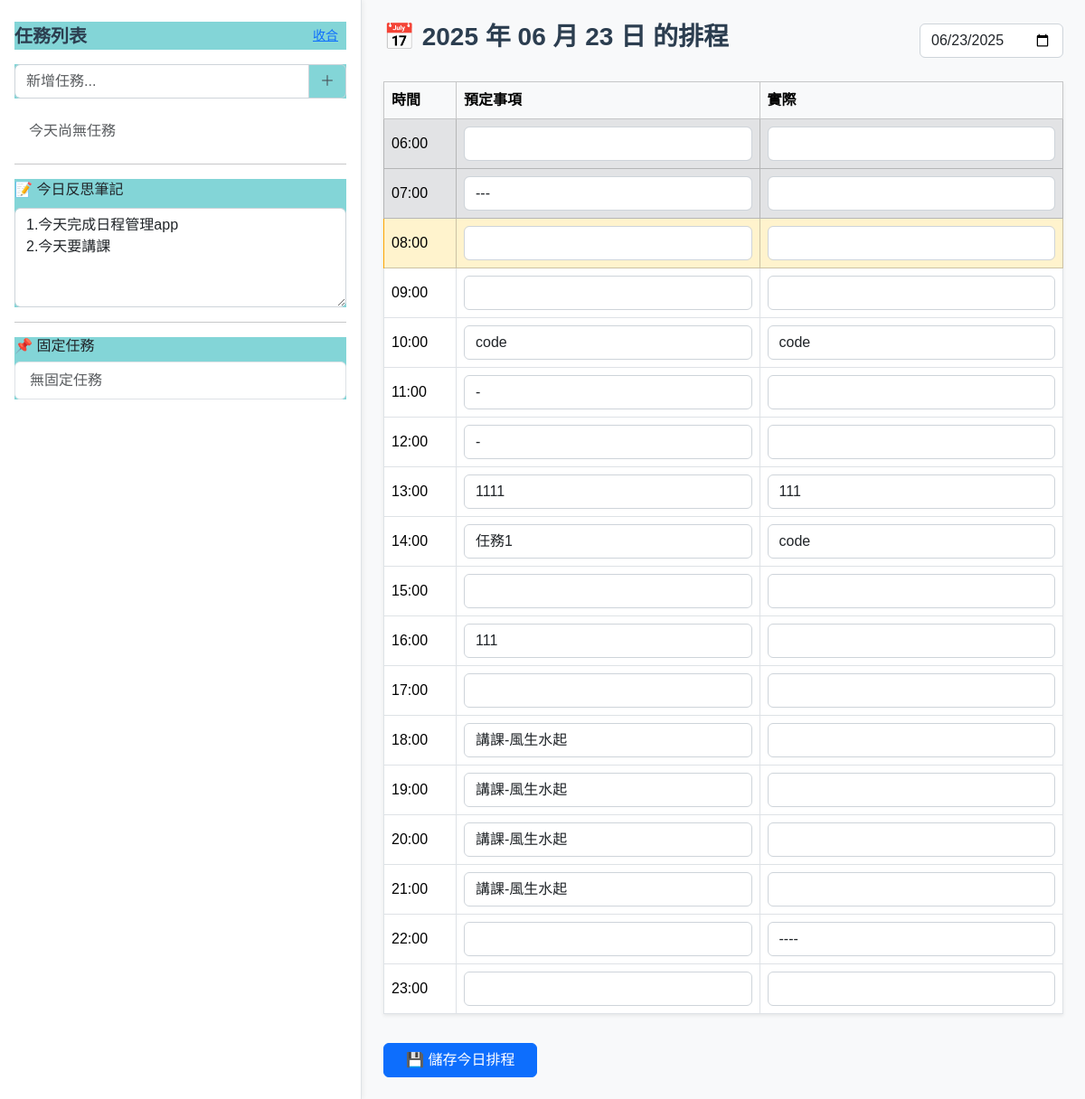
Before: / with the older database file.
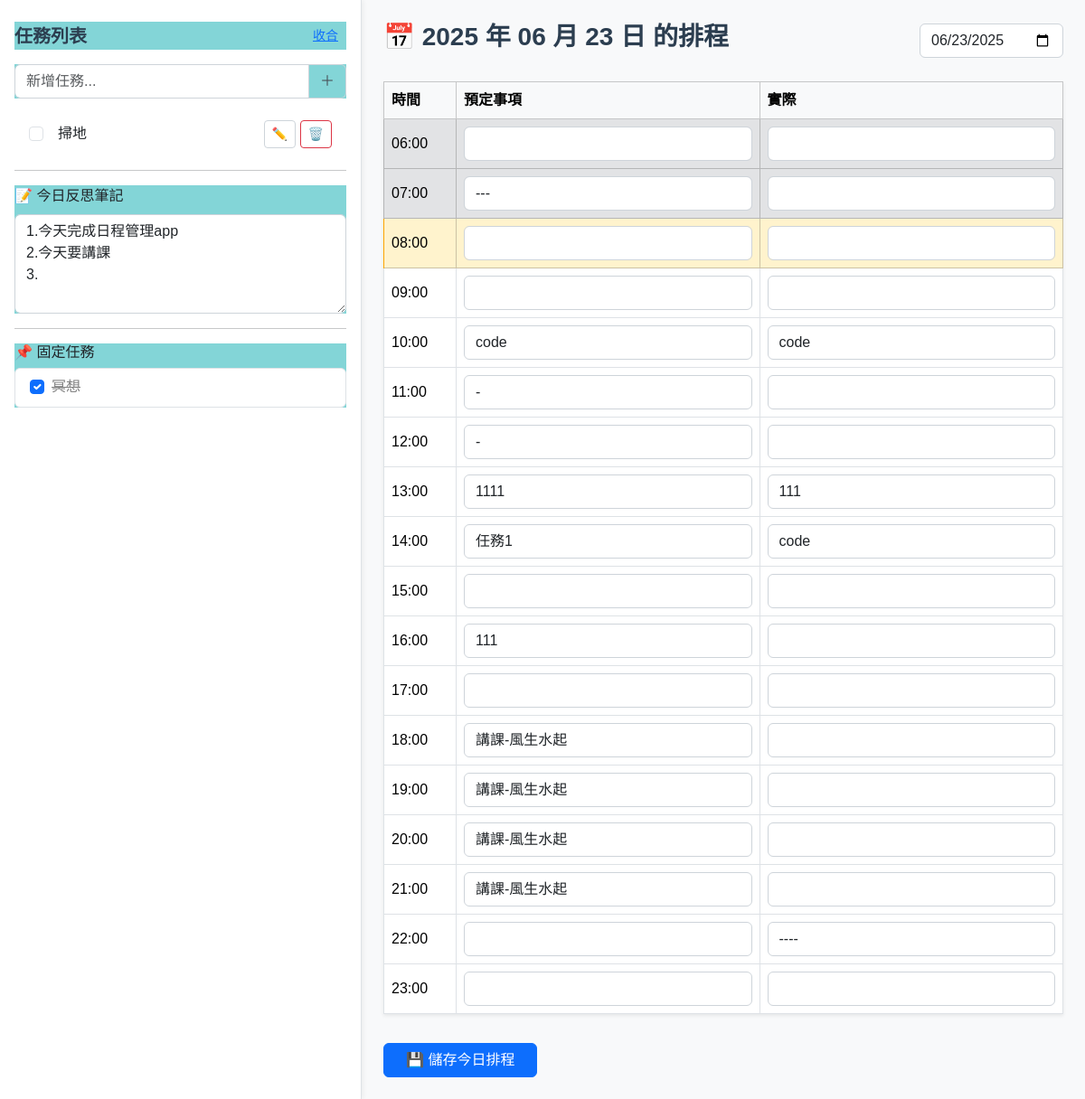
After: the same page with the newer database file.
### schedule/models.py (models this page shows, shortened)
class ReflectionNote(models.Model):
    date = models.DateField(unique=True)
    content = models.TextField(blank=True)

class TimeSlot(models.Model):
    hour = models.IntegerField()  # 6 ~ 23
    minute = models.IntegerField(default=0)  # 預設 0（整點）

class ScheduleEntry(models.Model):
    date = models.DateField()
    time_slot = models.ForeignKey(TimeSlot, on_delete=models.CASCADE)
    planned = models.CharField(max_length=255, blank=True)
    actual = models.CharField(max_length=255, blank=True)

class Task(models.Model):
    title = models.CharField(max_length=255)
    date = models.DateField()
    completed = models.BooleanField(default=False)

class FixedTask(models.Model):
    title = models.CharField(max_length=100)

### schedule/views.py (the view, shortened to what this page needs)
# urls.py: path('', views.home, name='home'),
def home(request):
    today = now().date()
    date_str = request.GET.get('date') or request.POST.get('date')
    if date_str:
        try:
            selected_date = datetime.strptime(date_str, "%Y-%m-%d").date()
        except ValueError:
            selected_date = today
    else:
        selected_date = today
    timeslots = TimeSlot.objects.all().order_by('hour', 'minute')
    tasks = Task.objects.filter(date=selected_date).order_by('-id')
    entry_dict = {e.time_slot.id: e for e in ScheduleEntry.objects.filter(date=selected_date)}
    for t in timeslots:
        t.display_time = f"{t.hour:02d}:{t.minute:02d}"
        t.start_str = f"{t.hour:02d}:{t.minute:02d}"
        t.end_str = f"{t.hour:02d}:{(t.minute + 59) % 60:02d}"
    fixed_tasks_with_status = []
    for ft in FixedTask.objects.all():
        status = FixedTaskStatus.objects.filter(task=ft, date=selected_date).first()
        ft.completed = status.completed if status else False
        fixed_tasks_with_status.append(ft)
    reflection_note = ReflectionNote.objects.filter(date=selected_date).first()
    reflection = reflection_note.content if reflection_note else ""
    return render(request, "schedule/home.html", {
        "today": selected_date,
        "timeslots": timeslots,
        "tasks": tasks,
        "entry_dict": entry_dict,
        "reflection": reflection,
        "fixed_tasks": fixed_tasks_with_status,
    })

### schedule/templatetags/custom_filters.py (called while the page is built)
@register.filter
def get_item(dictionary, key):
    return dictionary.get(key)

### schedule/templates/schedule/home.html (shortened to what this page needs)
{% load custom_filters %}
<!DOCTYPE html>
<html lang="zh-Hant">
<head>
  <link href="https://cdn.jsdelivr.net/npm/bootstrap@5.3.3/dist/css/bootstrap.min.css" rel="stylesheet">
</head>
<body>
<div class="container-fluid">
  <div class="row flex-column flex-md-row min-vh-100">
    <div class="col-12 col-md-4 border-end py-4 px-3 task-panel">
      <div class="d-flex justify-content-between align-items-center mb-3">
        <h5 class="mb-0">任務列表</h5>
        <button class="btn btn-sm btn-link" onclick="toggleTasks()">收合</button>
      </div>
      <form method="post" class="mb-3">
        <div class="input-group">
          <input type="text" name="new_task" class="form-control" placeholder="新增任務...">
          <button class="btn btn-outline-secondary" type="submit">＋</button>
        </div>
      </form>
      <ul id="taskList" class="list-group list-group-flush">
        {% for task in tasks %}
          <li class="list-group-item d-flex justify-content-between align-items-center">
            <div class="form-check">
              <input class="form-check-input" type="checkbox" onchange="toggleTaskCompleted({{ task.id }}, this.checked)" {% if task.completed %}checked{% endif %}>
              <label class="form-check-label ms-2">{{ task.title }}</label>
            </div>
            <span>
              <a href="{% url 'edit_task' task.id %}" class="btn btn-sm btn-outline-secondary">✏️</a>
              <a href="{% url 'delete_task' task.id %}" class="btn btn-sm btn-outline-danger">🗑️</a>
            </span>
          </li>
        {% empty %}
          <li class="list-group-item text-muted">今天尚無任務</li>
        {% endfor %}
      </ul>
      <hr>
      <div class="mb-3">
        <label for="reflection" class="form-label">📝 今日反思筆記</label>
        <textarea id="reflection" name="reflection" rows="4" class="form-control"
          placeholder="寫下今天的收穫、挑戰、情緒或明日提醒..."
          onblur="saveReflection()">{{ reflection|default_if_none:'' }}</textarea>
      </div>
      <hr>
      <div class="mb-3">
        <h6 class="mb-2">📌 固定任務</h6>
        <ul class="list-group">
          {% for task in fixed_tasks %}
          <li class="list-group-item">
            <div class="form-check">
 <input class="form-check-input" type="checkbox"
       id="fixed_{{ task.id }}"
       onchange="toggleFixedTaskCompleted({{ task.id }}, this.checked)"
       {% if task.completed %}checked{% endif %}>
  <label class="form-check-label" for="fixed_{{ task.id }}">{{ task.title }}</label>
</div>
          </li>
          {% empty %}
          <li class="list-group-item text-muted">無固定任務</li>
          {% endfor %}
        </ul>
      </div>
    </div>
    <div class="col-12 col-md-8 timeline py-4 px-4">
      <div class="d-flex justify-content-between align-items-center mb-4">
        <h3>📅 {{ today|date:"Y 年 m 月 d 日" }} 的排程</h3>
        <form method="get">
          <input type="date" name="date" value="{{ today|date:'Y-m-d' }}" class="form-control" onchange="this.form.submit()">
        </form>
      </div>
      <form method="post">
        <table class="table table-bordered align-middle bg-white shadow-sm">
          <thead class="table-light">
            <tr>
              <th style="width: 80px;">時間</th>
              <th>預定事項</th>
              <th>實際</th>
            </tr>
          </thead>
          <tbody>
            {% for time in timeslots %}
              {% with entry=entry_dict|get_item:time.id %}
              <tr class="time-slot-row" data-start="{{ time.start_str }}" data-end="{{ time.end_str }}">
                <td data-label="時間">{{ time.display_time }}</td>
                <td data-label="預定">
                  <input type="text" name="planned_{{ time.id }}" class="form-control"
                         value="{{ entry.planned|default_if_none:'' }}"
                         onblur="autoSave(this, 'planned', {{ time.id }}, '{{ today }}')">
                </td>
                <td data-label="實際">
                  <input type="text" name="actual_{{ time.id }}" class="form-control"
                         value="{{ entry.actual|default_if_none:'' }}"
                         onblur="autoSave(this, 'actual', {{ time.id }}, '{{ today }}')">
                </td>
              </tr>
              {% endwith %}
            {% endfor %}
          </tbody>
        </table>
        <button type="submit" class="btn btn-primary mt-3 px-4">💾 儲存今日排程</button>
      </form>
    </div>
  </div>
</div>
</body>
</html>

### schedule/templates/schedule/home.html (style rules this page uses)
body { margin: 0; padding: 0; font-family: 'Noto Sans TC', sans-serif; background-color: #f8f9fa; color: #212529; }
.task-panel h5, .timeline h3 { font-weight: bold; color: #2c3e50; }
.task-panel { background: #ffffff; box-shadow: 2px 0 5px rgba(0,0,0,0.05); }
.list-group-item { background-color: #ffffff; border-color: #dee2e6; color: #212529; }
.form-control { background-color: #ffffff; color: #212529; border-color: #ced4da; }
.btn-outline-secondary { color: #495057; border-color: #ced4da; }
.btn-outline-danger { color: #dc3545; border-color: #dc3545; }
.form-check-input:checked + label { text-decoration: line-through; color: gray; }
.table { background-color: #ffffff; color: #212529; }
.table-light { background-color: #f1f3f5; }
.table-warning { background-color: #fff3cd !important; border-left: 4px solid #ffa500; }
.table-secondary.text-muted { background-color: #e9ecef !important; color: #6c757d !important; }
.mb-3 { margin-bottom: 1rem !important; background: #83d5d7; }

Changed rows visible on the page:
added Task: title "掃地"
changed ReflectionNote: reflection "1.今天完成日程管理app 2.今天要講課" → "1.今天完成日程管理app 2.今天要講課 3."
added FixedTask: id "☑", title "冥想"
Other visible differences:
text no longer shown: "今天尚無任務 無固定任務"
